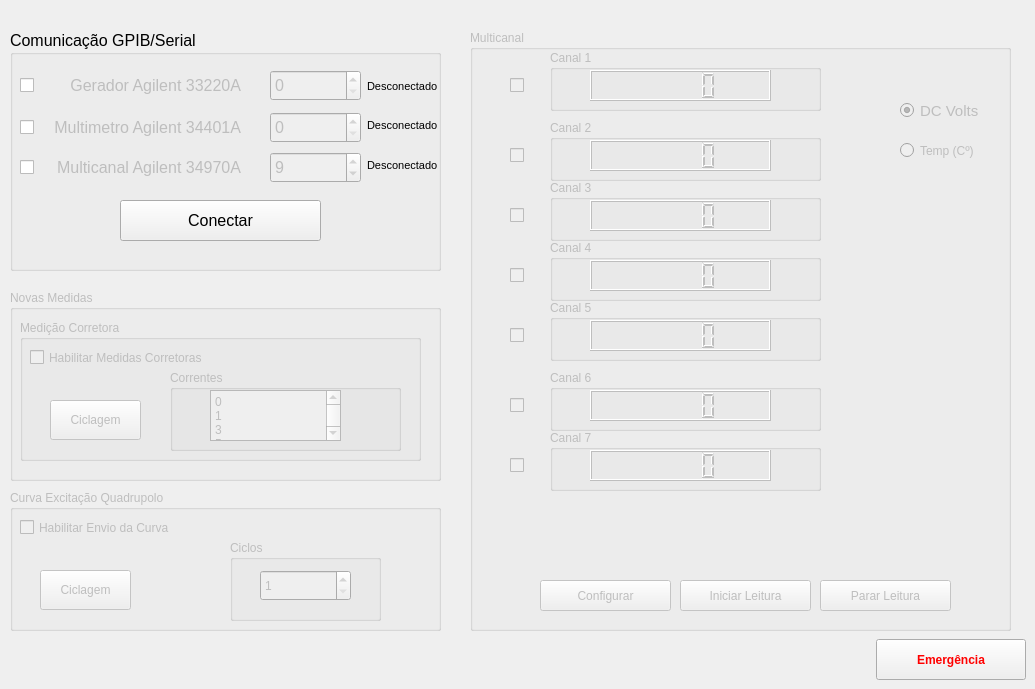
    <widget class="QWidget" name="tab_12">
     <attribute name="icon">
      <iconset>
       <normaloff>imagens/cable.png</normaloff>imagens/cable.png</iconset>
     </attribute>
     <attribute name="title">
      <string>GPIB/Serial</string>
     </attribute>
     <widget class="QGroupBox" name="groupBox_26">
      <property name="geometry">
       <rect>
        <x>10</x>
        <y>30</y>
        <width>431</width>
        <height>241</height>
       </rect>
      </property>
      <property name="font">
       <font>
        <pointsize>12</pointsize>
       </font>
      </property>
      <property name="title">
       <string>Comunicação GPIB/Serial</string>
      </property>
      <widget class="QPushButton" name="conectar_GPIB">
       <property name="geometry">
        <rect>
         <x>110</x>
         <y>170</y>
         <width>201</width>
         <height>41</height>
        </rect>
       </property>
       <property name="font">
        <font>
         <pointsize>12</pointsize>
        </font>
       </property>
       <property name="text">
        <string>Conectar</string>
       </property>
       <property name="icon">
        <iconset>
         <normaloff>imagens/connect.png</normaloff>imagens/connect.png</iconset>
       </property>
       <property name="iconSize">
        <size>
         <width>25</width>
         <height>25</height>
        </size>
       </property>
      </widget>
      <widget class="QSpinBox" name="Enderac_Gerador">
       <property name="enabled">
        <bool>false</bool>
       </property>
       <property name="geometry">
        <rect>
         <x>260</x>
         <y>40</y>
         <width>91</width>
         <height>31</height>
        </rect>
       </property>
       <property name="maximum">
        <number>40</number>
       </property>
       <property name="value">
        <number>0</number>
       </property>
      </widget>
      <widget class="QLabel" name="label_55">
       <property name="enabled">
        <bool>false</bool>
       </property>
       <property name="geometry">
        <rect>
         <x>30</x>
         <y>40</y>
         <width>201</width>
         <height>31</height>
        </rect>
       </property>
       <property name="font">
        <font>
         <italic>false</italic>
         <strikeout>false</strikeout>
        </font>
       </property>
       <property name="text">
        <string>Gerador Agilent 33220A</string>
       </property>
       <property name="alignment">
        <set>Qt::AlignRight|Qt::AlignTrailing|Qt::AlignVCenter</set>
       </property>
      </widget>
      <widget class="QCheckBox" name="ckBox_GPIB_1">
       <property name="geometry">
        <rect>
         <x>10</x>
         <y>47</y>
         <width>70</width>
         <height>17</height>
        </rect>
       </property>
       <property name="text">
        <string/>
       </property>
      </widget>
      <widget class="QSpinBox" name="Enderac_Multimetro">
       <property name="enabled">
        <bool>false</bool>
       </property>
       <property name="geometry">
        <rect>
         <x>260</x>
         <y>82</y>
         <width>91</width>
         <height>31</height>
        </rect>
       </property>
       <property name="maximum">
        <number>40</number>
       </property>
       <property name="value">
        <number>0</number>
       </property>
      </widget>
      <widget class="QLabel" name="label_56">
       <property name="enabled">
        <bool>false</bool>
       </property>
       <property name="geometry">
        <rect>
         <x>30</x>
         <y>82</y>
         <width>201</width>
         <height>31</height>
        </rect>
       </property>
       <property name="font">
        <font>
         <italic>false</italic>
         <strikeout>false</strikeout>
        </font>
       </property>
       <property name="text">
        <string> Multimetro Agilent 34401A</string>
       </property>
       <property name="alignment">
        <set>Qt::AlignRight|Qt::AlignTrailing|Qt::AlignVCenter</set>
       </property>
      </widget>
      <widget class="QCheckBox" name="ckBox_GPIB_2">
       <property name="geometry">
        <rect>
         <x>10</x>
         <y>89</y>
         <width>70</width>
         <height>17</height>
        </rect>
       </property>
       <property name="toolTip">
        <string>&lt;html&gt;&lt;head/&gt;&lt;body&gt;&lt;p&gt;Para a bancada 2, esta conexão é Serial.&lt;/p&gt;&lt;/body&gt;&lt;/html&gt;</string>
       </property>
       <property name="text">
        <string/>
       </property>
      </widget>
      <widget class="QLabel" name="label_gerador">
       <property name="geometry">
        <rect>
         <x>357</x>
         <y>41</y>
         <width>70</width>
         <height>31</height>
        </rect>
       </property>
       <property name="font">
        <font>
         <pointsize>8</pointsize>
        </font>
       </property>
       <property name="text">
        <string>Desconectado</string>
       </property>
      </widget>
      <widget class="QLabel" name="label_multimetro">
       <property name="geometry">
        <rect>
         <x>357</x>
         <y>80</y>
         <width>70</width>
         <height>31</height>
        </rect>
       </property>
       <property name="font">
        <font>
         <pointsize>8</pointsize>
        </font>
       </property>
       <property name="text">
        <string>Desconectado</string>
       </property>
      </widget>
      <widget class="QSpinBox" name="Enderac_Multicanal">
       <property name="enabled">
        <bool>false</bool>
       </property>
       <property name="geometry">
        <rect>
         <x>260</x>
         <y>122</y>
         <width>91</width>
         <height>31</height>
        </rect>
       </property>
       <property name="maximum">
        <number>40</number>
       </property>
       <property name="value">
        <number>9</number>
       </property>
      </widget>
      <widget class="QLabel" name="label_multicanal">
       <property name="geometry">
        <rect>
         <x>357</x>
         <y>120</y>
         <width>70</width>
         <height>31</height>
        </rect>
       </property>
       <property name="font">
        <font>
         <pointsize>8</pointsize>
        </font>
       </property>
       <property name="text">
        <string>Desconectado</string>
       </property>
      </widget>
      <widget class="QLabel" name="label_186">
       <property name="enabled">
        <bool>false</bool>
       </property>
       <property name="geometry">
        <rect>
         <x>30</x>
         <y>122</y>
         <width>201</width>
         <height>31</height>
        </rect>
       </property>
       <property name="font">
        <font>
         <italic>false</italic>
         <strikeout>false</strikeout>
        </font>
       </property>
       <property name="text">
        <string> Multicanal Agilent 34970A</string>
       </property>
       <property name="alignment">
        <set>Qt::AlignRight|Qt::AlignTrailing|Qt::AlignVCenter</set>
       </property>
      </widget>
      <widget class="QCheckBox" name="ckBox_GPIB_3">
       <property name="geometry">
        <rect>
         <x>10</x>
         <y>129</y>
         <width>70</width>
         <height>17</height>
        </rect>
       </property>
       <property name="toolTip">
        <string>&lt;html&gt;&lt;head/&gt;&lt;body&gt;&lt;p&gt;Para a bancada 2, esta conexão é Serial.&lt;/p&gt;&lt;/body&gt;&lt;/html&gt;</string>
       </property>
       <property name="text">
        <string/>
       </property>
      </widget>
     </widget>
     <widget class="QGroupBox" name="groupBox_27">
      <property name="enabled">
       <bool>false</bool>
      </property>
      <property name="geometry">
       <rect>
        <x>10</x>
        <y>290</y>
        <width>431</width>
        <height>191</height>
       </rect>
      </property>
      <property name="title">
       <string>Novas Medidas</string>
      </property>
      <widget class="QGroupBox" name="groupBox_12">
       <property name="geometry">
        <rect>
         <x>10</x>
         <y>30</y>
         <width>401</width>
         <height>141</height>
        </rect>
       </property>
       <property name="title">
        <string>Medição Corretora</string>
       </property>
       <widget class="QCheckBox" name="Hab_Corretora">
        <property name="geometry">
         <rect>
          <x>10</x>
          <y>22</y>
          <width>231</width>
          <height>31</height>
         </rect>
        </property>
        <property name="text">
         <string>Habilitar Medidas Corretoras</string>
        </property>
       </widget>
       <widget class="QPushButton" name="Ciclagem_Corretora">
        <property name="enabled">
         <bool>false</bool>
        </property>
        <property name="geometry">
         <rect>
          <x>30</x>
          <y>80</y>
          <width>91</width>
          <height>40</height>
         </rect>
        </property>
        <property name="text">
         <string>Ciclagem</string>
        </property>
       </widget>
       <widget class="QGroupBox" name="groupBox_28">
        <property name="geometry">
         <rect>
          <x>150</x>
          <y>50</y>
          <width>231</width>
          <height>81</height>
         </rect>
        </property>
        <property name="title">
         <string>Correntes</string>
        </property>
        <widget class="QPlainTextEdit" name="Corrente_Arbitraria_GPIB">
         <property name="enabled">
          <bool>false</bool>
         </property>
         <property name="geometry">
          <rect>
           <x>40</x>
           <y>20</y>
           <width>131</width>
           <height>51</height>
          </rect>
         </property>
         <property name="plainText">
          <string>0
1
3
5
7
9
10
9
7
5
3
1
0
-1
-3
-5
-7
-9
-10
-9
-7
-5
-3
-1
0</string>
         </property>
        </widget>
       </widget>
      </widget>
     </widget>
     <widget class="QPushButton" name="Emergencia_4">
      <property name="geometry">
       <rect>
        <x>876</x>
        <y>639</y>
        <width>150</width>
        <height>41</height>
       </rect>
      </property>
      <property name="palette">
       <palette>
        <active>
         <colorrole role="ButtonText">
          <brush brushstyle="SolidPattern">
           <color alpha="255">
            <red>255</red>
            <green>0</green>
            <blue>0</blue>
           </color>
          </brush>
         </colorrole>
        </active>
        <inactive>
         <colorrole role="ButtonText">
          <brush brushstyle="SolidPattern">
           <color alpha="255">
            <red>255</red>
            <green>0</green>
            <blue>0</blue>
           </color>
          </brush>
         </colorrole>
        </inactive>
        <disabled>
         <colorrole role="ButtonText">
          <brush brushstyle="SolidPattern">
           <color alpha="255">
            <red>120</red>
            <green>120</green>
            <blue>120</blue>
           </color>
          </brush>
         </colorrole>
        </disabled>
       </palette>
      </property>
      <property name="font">
       <font>
        <weight>75</weight>
        <bold>true</bold>
       </font>
      </property>
      <property name="text">
       <string>Emergência</string>
      </property>
      <property name="icon">
       <iconset>
        <normaloff>imagens/emergency_icon_01.png</normaloff>imagens/emergency_icon_01.png</iconset>
      </property>
      <property name="iconSize">
       <size>
        <width>35</width>
        <height>35</height>
       </size>
      </property>
     </widget>
     <widget class="QGroupBox" name="groupBox_32">
      <property name="enabled">
       <bool>false</bool>
      </property>
      <property name="geometry">
       <rect>
        <x>10</x>
        <y>490</y>
        <width>431</width>
        <height>141</height>
       </rect>
      </property>
      <property name="title">
       <string>Curva Excitação Quadrupolo</string>
      </property>
      <widget class="QCheckBox" name="Hab_Curva_Quadrupolo">
       <property name="enabled">
        <bool>false</bool>
       </property>
       <property name="geometry">
        <rect>
         <x>10</x>
         <y>22</y>
         <width>231</width>
         <height>31</height>
        </rect>
       </property>
       <property name="text">
        <string>Habilitar Envio da Curva</string>
       </property>
      </widget>
      <widget class="QPushButton" name="Ciclar_Curva_Quadrupolo">
       <property name="enabled">
        <bool>false</bool>
       </property>
       <property name="geometry">
        <rect>
         <x>30</x>
         <y>80</y>
         <width>91</width>
         <height>40</height>
        </rect>
       </property>
       <property name="text">
        <string>Ciclagem</string>
       </property>
      </widget>
      <widget class="QGroupBox" name="groupBox_33">
       <property name="enabled">
        <bool>false</bool>
       </property>
       <property name="geometry">
        <rect>
         <x>220</x>
         <y>50</y>
         <width>151</width>
         <height>81</height>
        </rect>
       </property>
       <property name="title">
        <string>Ciclos</string>
       </property>
       <widget class="QSpinBox" name="Ciclos_Curva_Quadrupolo">
        <property name="enabled">
         <bool>false</bool>
        </property>
        <property name="geometry">
         <rect>
          <x>30</x>
          <y>30</y>
          <width>91</width>
          <height>31</height>
         </rect>
        </property>
        <property name="minimum">
         <number>1</number>
        </property>
        <property name="maximum">
         <number>12</number>
        </property>
        <property name="value">
         <number>1</number>
        </property>
       </widget>
      </widget>
     </widget>
     <widget class="QGroupBox" name="groupBox_39">
      <property name="enabled">
       <bool>false</bool>
      </property>
      <property name="geometry">
       <rect>
        <x>470</x>
        <y>30</y>
        <width>541</width>
        <height>601</height>
       </rect>
      </property>
      <property name="title">
       <string>Multicanal</string>
      </property>
      <widget class="QPushButton" name="bt_read_MultiCh">
       <property name="enabled">
        <bool>false</bool>
       </property>
       <property name="geometry">
        <rect>
         <x>210</x>
         <y>550</y>
         <width>131</width>
         <height>31</height>
        </rect>
       </property>
       <property name="text">
        <string>Iniciar Leitura</string>
       </property>
       <property name="icon">
        <iconset>
         <normaloff>imagens/Power_On.png</normaloff>imagens/Power_On.png</iconset>
       </property>
      </widget>
      <widget class="QPushButton" name="bt_conf_MultiCh">
       <property name="geometry">
        <rect>
         <x>70</x>
         <y>550</y>
         <width>131</width>
         <height>31</height>
        </rect>
       </property>
       <property name="text">
        <string>Configurar</string>
       </property>
       <property name="icon">
        <iconset>
         <normaloff>imagens/configure.png</normaloff>imagens/configure.png</iconset>
       </property>
      </widget>
      <widget class="QCheckBox" name="checkCH_1">
       <property name="geometry">
        <rect>
         <x>40</x>
         <y>40</y>
         <width>21</width>
         <height>31</height>
        </rect>
       </property>
       <property name="text">
        <string/>
       </property>
      </widget>
      <widget class="QCheckBox" name="checkCH_2">
       <property name="geometry">
        <rect>
         <x>40</x>
         <y>110</y>
         <width>21</width>
         <height>31</height>
        </rect>
       </property>
       <property name="text">
        <string/>
       </property>
      </widget>
      <widget class="QGroupBox" name="groupBox_42">
       <property name="enabled">
        <bool>false</bool>
       </property>
       <property name="geometry">
        <rect>
         <x>80</x>
         <y>90</y>
         <width>271</width>
         <height>61</height>
        </rect>
       </property>
       <property name="title">
        <string>Canal 2</string>
       </property>
       <widget class="QLCDNumber" name="Canal_2">
        <property name="geometry">
         <rect>
          <x>40</x>
          <y>20</y>
          <width>181</width>
          <height>31</height>
         </rect>
        </property>
       </widget>
      </widget>
      <widget class="QCheckBox" name="checkCH_3">
       <property name="geometry">
        <rect>
         <x>40</x>
         <y>170</y>
         <width>21</width>
         <height>31</height>
        </rect>
       </property>
       <property name="text">
        <string/>
       </property>
      </widget>
      <widget class="QGroupBox" name="groupBox_43">
       <property name="enabled">
        <bool>false</bool>
       </property>
       <property name="geometry">
        <rect>
         <x>80</x>
         <y>150</y>
         <width>271</width>
         <height>61</height>
        </rect>
       </property>
       <property name="title">
        <string>Canal 3</string>
       </property>
       <widget class="QLCDNumber" name="Canal_3">
        <property name="geometry">
         <rect>
          <x>40</x>
          <y>20</y>
          <width>181</width>
          <height>31</height>
         </rect>
        </property>
       </widget>
      </widget>
      <widget class="QGroupBox" name="groupBox_44">
       <property name="enabled">
        <bool>false</bool>
       </property>
       <property name="geometry">
        <rect>
         <x>80</x>
         <y>210</y>
         <width>271</width>
         <height>61</height>
        </rect>
       </property>
       <property name="title">
        <string>Canal 4</string>
       </property>
       <widget class="QLCDNumber" name="Canal_4">
        <property name="geometry">
         <rect>
          <x>40</x>
          <y>20</y>
          <width>181</width>
          <height>31</height>
         </rect>
        </property>
       </widget>
      </widget>
      <widget class="QCheckBox" name="checkCH_4">
       <property name="geometry">
        <rect>
         <x>40</x>
         <y>230</y>
         <width>21</width>
         <height>31</height>
        </rect>
       </property>
       <property name="text">
        <string/>
       </property>
      </widget>
      <widget class="QGroupBox" name="groupBox_45">
       <property name="enabled">
        <bool>false</bool>
       </property>
       <property name="geometry">
        <rect>
         <x>80</x>
         <y>270</y>
         <width>271</width>
         <height>61</height>
        </rect>
       </property>
       <property name="title">
        <string>Canal 5</string>
       </property>
       <widget class="QLCDNumber" name="Canal_5">
        <property name="geometry">
         <rect>
          <x>40</x>
          <y>20</y>
          <width>181</width>
          <height>31</height>
         </rect>
        </property>
       </widget>
      </widget>
      <widget class="QCheckBox" name="checkCH_5">
       <property name="geometry">
        <rect>
         <x>40</x>
         <y>290</y>
         <width>21</width>
         <height>31</height>
        </rect>
       </property>
       <property name="text">
        <string/>
       </property>
      </widget>
      <widget class="QCheckBox" name="checkCH_6">
       <property name="geometry">
        <rect>
         <x>40</x>
         <y>360</y>
         <width>21</width>
         <height>31</height>
        </rect>
       </property>
       <property name="text">
        <string/>
       </property>
      </widget>
      <widget class="QGroupBox" name="groupBox_46">
       <property name="enabled">
        <bool>false</bool>
       </property>
       <property name="geometry">
        <rect>
         <x>80</x>
         <y>340</y>
         <width>271</width>
         <height>61</height>
        </rect>
       </property>
       <property name="title">
        <string>Canal 6</string>
       </property>
       <widget class="QLCDNumber" name="Canal_6">
        <property name="geometry">
         <rect>
          <x>40</x>
          <y>20</y>
          <width>181</width>
          <height>31</height>
         </rect>
        </property>
       </widget>
      </widget>
      <widget class="QGroupBox" name="groupBox_47">
       <property name="enabled">
        <bool>false</bool>
       </property>
       <property name="geometry">
        <rect>
         <x>80</x>
         <y>400</y>
         <width>271</width>
         <height>61</height>
        </rect>
       </property>
       <property name="title">
        <string>Canal 7</string>
       </property>
       <widget class="QLCDNumber" name="Canal_7">
        <property name="geometry">
         <rect>
          <x>40</x>
          <y>20</y>
          <width>181</width>
          <height>31</height>
         </rect>
        </property>
       </widget>
      </widget>
      <widget class="QCheckBox" name="checkCH_7">
       <property name="geometry">
        <rect>
         <x>40</x>
         <y>420</y>
         <width>21</width>
         <height>31</height>
        </rect>
       </property>
       <property name="text">
        <string/>
       </property>
      </widget>
      <widget class="QGroupBox" name="groupBox_41">
       <property name="enabled">
        <bool>false</bool>
       </property>
       <property name="geometry">
        <rect>
         <x>80</x>
         <y>20</y>
         <width>271</width>
         <height>61</height>
        </rect>
       </property>
       <property name="title">
        <string>Canal 1</string>
       </property>
       <widget class="QLCDNumber" name="Canal_1">
        <property name="geometry">
         <rect>
          <x>40</x>
          <y>20</y>
          <width>181</width>
          <height>31</height>
         </rect>
        </property>
       </widget>
      </widget>
      <widget class="QRadioButton" name="temp_1">
       <property name="geometry">
        <rect>
         <x>430</x>
         <y>110</y>
         <width>101</width>
         <height>21</height>
        </rect>
       </property>
       <property name="toolTip">
        <string>&lt;html&gt;&lt;head/&gt;&lt;body&gt;&lt;p&gt;Conexão através de PT100 à 4 fios.&lt;/p&gt;&lt;/body&gt;&lt;/html&gt;</string>
       </property>
       <property name="text">
        <string>Temp (Cº)</string>
       </property>
      </widget>
      <widget class="QRadioButton" name="dc_volts_1">
       <property name="geometry">
        <rect>
         <x>430</x>
         <y>70</y>
         <width>81</width>
         <height>21</height>
        </rect>
       </property>
       <property name="font">
        <font>
         <pointsize>11</pointsize>
        </font>
       </property>
       <property name="text">
        <string>DC Volts</string>
       </property>
       <property name="checked">
        <bool>true</bool>
       </property>
      </widget>
      <widget class="QPushButton" name="bt_stop_MultiCh">
       <property name="enabled">
        <bool>false</bool>
       </property>
       <property name="geometry">
        <rect>
         <x>350</x>
         <y>550</y>
         <width>131</width>
         <height>31</height>
        </rect>
       </property>
       <property name="text">
        <string>Parar Leitura</string>
       </property>
       <property name="icon">
        <iconset>
         <normaloff>imagens/Power_Off.png</normaloff>imagens/Power_Off.png</iconset>
       </property>
      </widget>
     </widget>
    </widget>
